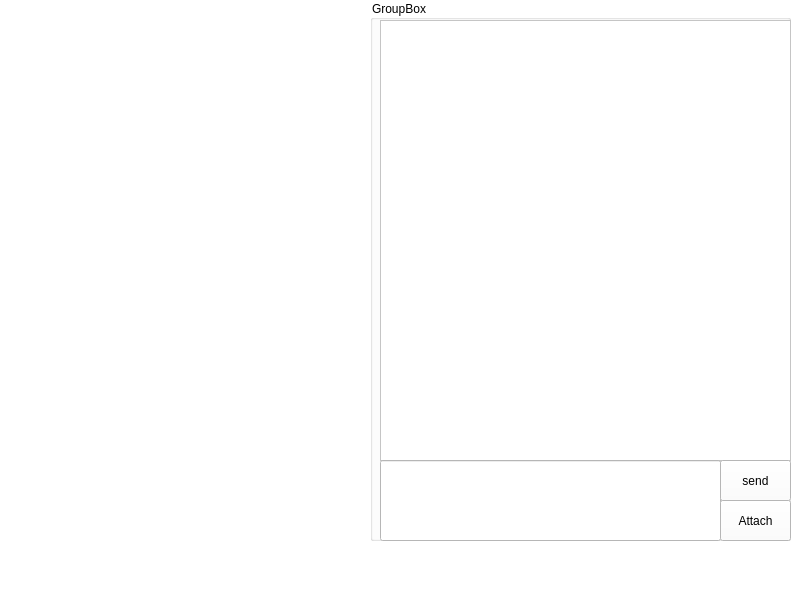
<?xml version="1.0" encoding="UTF-8"?>
<ui version="4.0">
 <class>page4_home</class>
 <widget class="QMainWindow" name="page4_home">
  <property name="geometry">
   <rect>
    <x>0</x>
    <y>0</y>
    <width>800</width>
    <height>600</height>
   </rect>
  </property>
  <property name="windowTitle">
   <string>MainWindow</string>
  </property>
  <property name="styleSheet">
   <string notr="true">background-color: rgb(255, 255, 255);</string>
  </property>
  <widget class="QWidget" name="centralwidget">
   <widget class="QGroupBox" name="groupBox_chatbox">
    <property name="geometry">
     <rect>
      <x>370</x>
      <y>0</y>
      <width>421</width>
      <height>541</height>
     </rect>
    </property>
    <property name="title">
     <string>GroupBox</string>
    </property>
    <widget class="QTextBrowser" name="textBrowser_receivedMessages">
     <property name="geometry">
      <rect>
       <x>10</x>
       <y>20</y>
       <width>411</width>
       <height>441</height>
      </rect>
     </property>
    </widget>
    <widget class="QLineEdit" name="lineEdit_message">
     <property name="geometry">
      <rect>
       <x>10</x>
       <y>460</y>
       <width>341</width>
       <height>81</height>
      </rect>
     </property>
    </widget>
    <widget class="QPushButton" name="pushButton_sendMessage">
     <property name="geometry">
      <rect>
       <x>350</x>
       <y>460</y>
       <width>71</width>
       <height>41</height>
      </rect>
     </property>
     <property name="text">
      <string>send</string>
     </property>
    </widget>
    <widget class="QPushButton" name="pushButton_sendAttachment">
     <property name="geometry">
      <rect>
       <x>350</x>
       <y>500</y>
       <width>71</width>
       <height>41</height>
      </rect>
     </property>
     <property name="text">
      <string>Attach</string>
     </property>
    </widget>
   </widget>
  </widget>
  <widget class="QMenuBar" name="menubar">
   <property name="geometry">
    <rect>
     <x>0</x>
     <y>0</y>
     <width>800</width>
     <height>22</height>
    </rect>
   </property>
  </widget>
  <widget class="QStatusBar" name="statusbar"/>
 </widget>
 <resources/>
 <connections/>
</ui>
